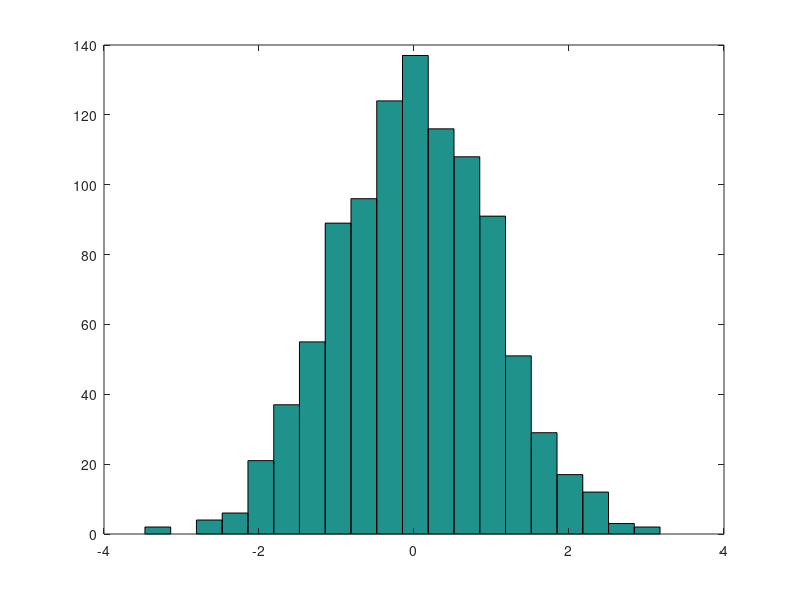

MATLAB code to generate this figure:
clc
clear
n=1000
for j=1:n
for i=1:1000
u=rand;
v=trnd(1,1,1);
a=sqrt((2*pi)/exp(1));
g=1/(pi*(1+v^2));
y=a*u*g;
if y<=(1/(sqrt(2*pi)))*exp(-(v^2)/2)
   x(j)=v;
   break
 end
 end
end
hist(x,20)